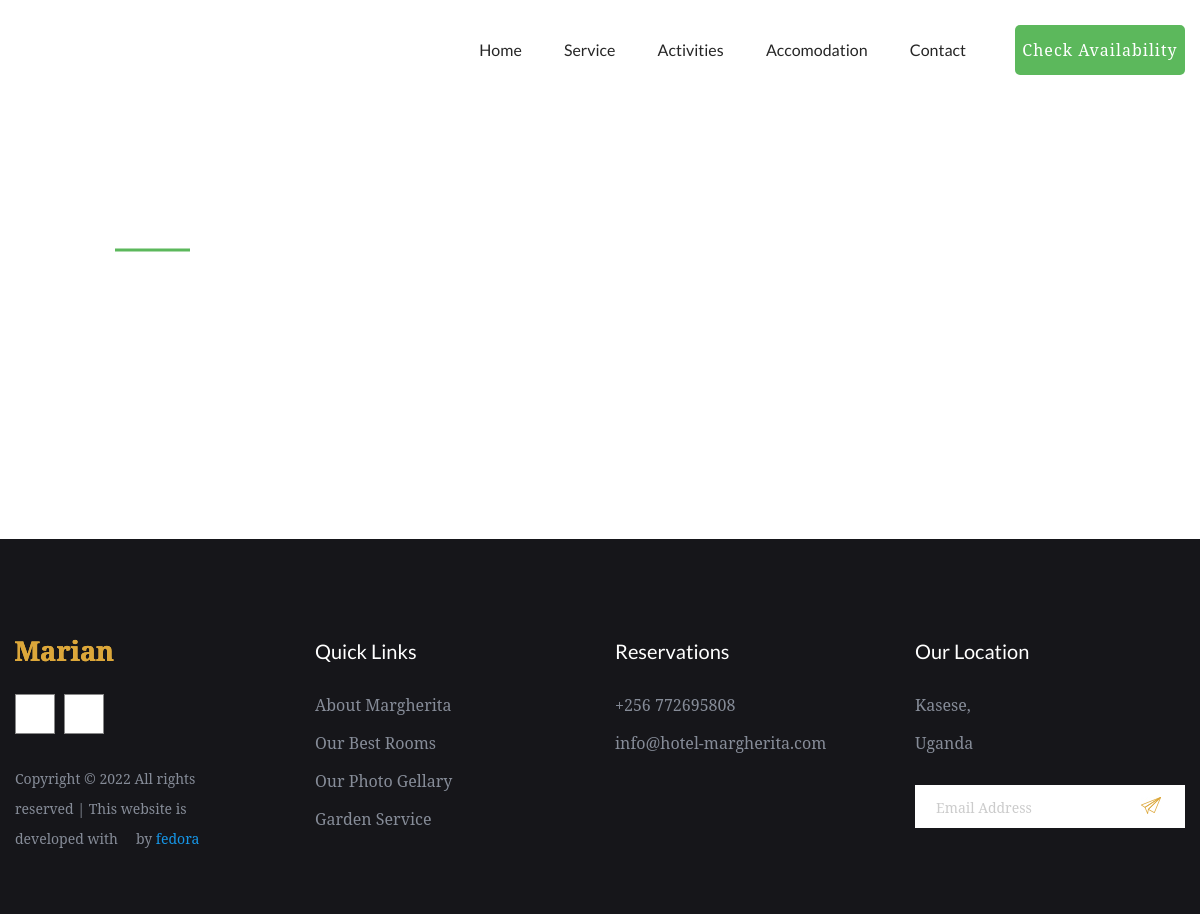
/services/, run on an earlier commit of the app's database.
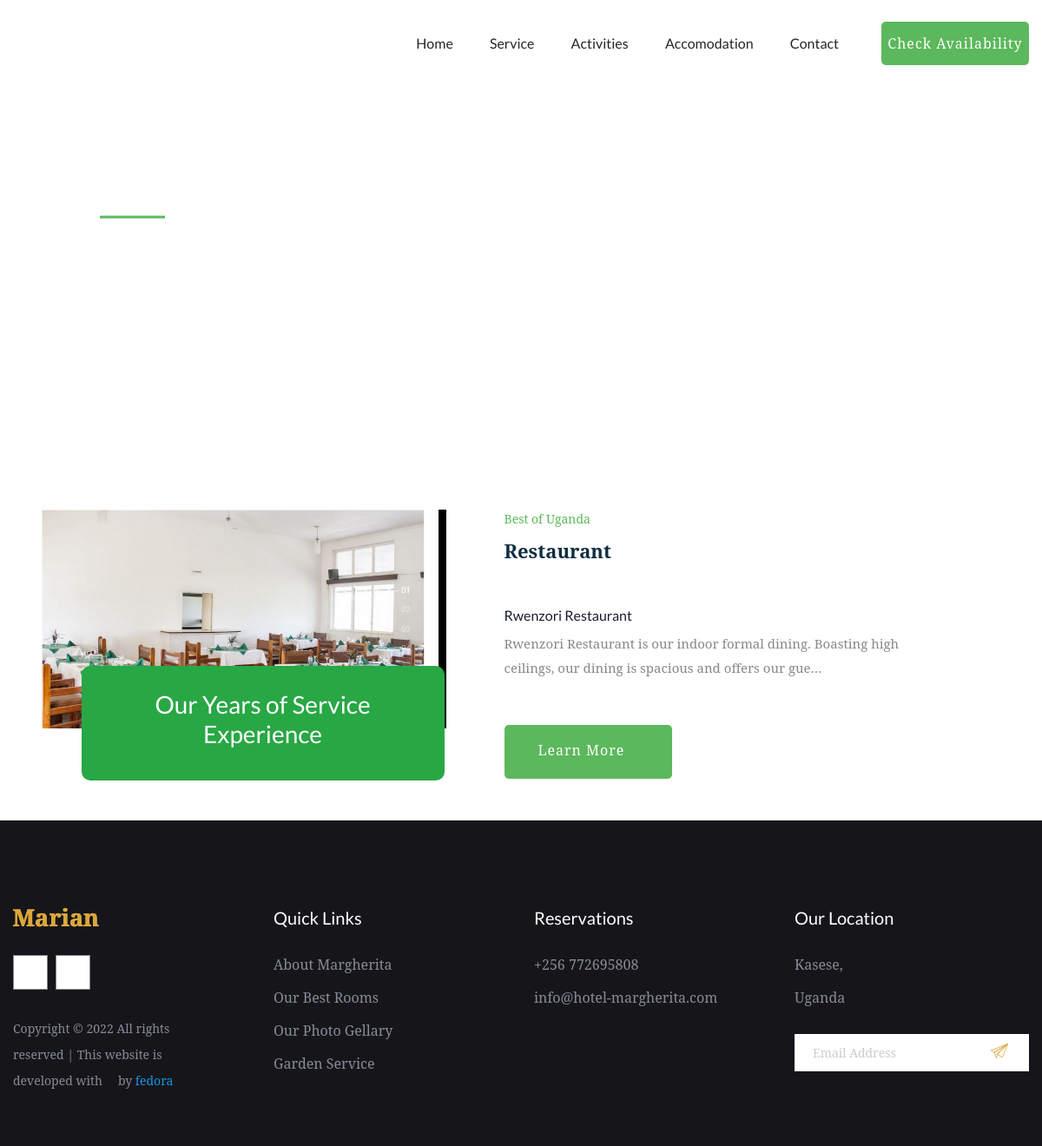
And on a later commit of the database.
### app/models.py (models this page shows, shortened)
class Service(models.Model):
    title = models.CharField(max_length = 50)
    image = models.ImageField(upload_to = "services")
    description = RichTextField(blank = True)

### app/views.py (the view)
# urls.py: path('services/', views.service, name='service'),
def service(request):
    service = Service.objects.all()
    paginator = Paginator(service, 9)
    page = request.GET.get('page')
    service = paginator.get_page(page)
    dic = {
        'service': service,
    }
    return render(request, 'services.html', dic)

### templates/services.html
{% extends 'base.html' %}
{% block content %}
    {% include 'components/service_list.html' %}
{% endblock content %}

### templates/base.html (shortened to what this page needs)
<!doctype html>
{% load static %}
<html class="no-js" lang="zxx">
<head>
    <link rel="stylesheet" href="{% static 'assets/css/bootstrap.min.css' %}">
    <link rel="stylesheet" href="{% static 'assets/css/owl.carousel.min.css' %}">
    <link rel="stylesheet" href="{% static 'assets/css/gijgo.css' %}">
    <link rel="stylesheet" href="{% static 'assets/css/slicknav.css' %}">
    <link rel="stylesheet" href="{% static 'assets/css/animate.min.css' %}">
    <link rel="stylesheet" href="{% static 'assets/css/magnific-popup.css' %}">
    <link rel="stylesheet" href="{% static 'assets/css/fontawesome-all.min.css' %}">
    <link rel="stylesheet" href="{% static 'assets/css/themify-icons.css' %}">
    <link rel="stylesheet" href="{% static 'assets/css/slick.css' %}">
    <link rel="stylesheet" href="{% static 'assets/css/nice-select.css' %}">
    <link rel="stylesheet" href="{% static 'assets/css/style.css' %}">
    <link rel="stylesheet" href="{% static 'assets/css/responsive.css' %}">
</head>
<body>
    {% include 'components/header.html' %}
    <main>
        {% block content %}
        {% endblock content %}
    </main>
    {% include 'components/footer.html' %}
</body>
</html>

### templates/components/preloader.html (shortened to what this page needs)
    {% load static %}

### templates/components/header.html (shortened to what this page needs)
<header>
    {% load static %}
    <div class="header-area header-sticky">
        <div class="main-header ">
            <div class="container">
                <div class="row align-items-center">
                    <div class="col-xl-2 col-lg-2">
                        <div class="logo">
                            <a href="/"><img style="width: 100px;" src="{% static 'assets/img/logo/logo.png' %}" alt=""></a>
                        </div>
                    </div>
                    <div class="col-xl-8 col-lg-8">
                        <div class="main-menu f-right d-none d-lg-block">
                            <nav>
                                <ul id="navigation">
                                    <li><a href="/">Home</a></li>
                                    <li><a href="/services/">Service</a></li>
                                    <li><a href="/blog/">Activities</a></li>
                                    <li><a href="/rooms/">Accomodation</a></li>
                                    <li><a href="/contact/">Contact</a></li>
                                </ul>
                            </nav>
                        </div>
                    </div>
                    <div class="col-xl-2 col-lg-2">
                        <div class="header-btn">
                            <a href="/booking/" class="btn btn1 d-none d-lg-block ">Check Availability</a>
                        </div>
                    </div>
                    <div class="col-12">
                    </div>
                </div>
            </div>
        </div>
    </div>
</header>

### templates/components/service_list.html (shortened to what this page needs)
{% load static %}
<div class="slider-area">
    <div class="single-slider hero-overly slider-height2 d-flex align-items-center"
        data-background="{% static 'assets/img/hero/aboutpage_hero.jpg' %}">
        <div class="container">
            <div class="row ">
                <div class="col-md-11 offset-xl-1 offset-lg-1 offset-md-1">
                    <div class="hero-caption">
                        <span>Services</span>
                        <h2>Our Services</h2>
                    </div>
                </div>
            </div>
        </div>
    </div>
</div>
<div class="mt-5">
    {% for rs in service %}
    <section class="make-customer-area fix p-5">
        <div class="container-fluid p-0">
            <div class="row">
                <div class="col-xl-5 col-lg-6">
                    <div class="customer-img mb-40">
                        <img src="{{rs.image.url}}" class="customar-img1" alt="">
                        <div class="service-experience heartbeat bg-success">
                            <h3>Our Years of Service<br>Experience</h3>
                        </div>
                    </div>
                </div>
                <div class=" col-xl-6 col-lg-6">
                    <div class="customer-caption">
                        <span>Best of Uganda</span>
                        <h2>{{rs.title}}</h2>
                        <div class="caption-details">
                            <p>{{rs.description |truncatechars_html:150|safe }}</p>
                            <a href="#" class="btn more-btn1">Learn More <i class="ti-angle-right"></i> </a>
                        </div>
                    </div>
                </div>
            </div>
        </div>
    </section>
    {% endfor %}
</div>

### templates/components/footer.html (shortened to what this page needs)
<footer>
    <div class="footer-area black-bg footer-padding">
        <div class="container">
            <div class="row d-flex justify-content-between">
                <div class="col-xl-3 col-lg-3 col-md-4 col-sm-6">
                    <div class="single-footer-caption mb-30">
                        <div class="footer-logo">
                            <a href="index.html"><img src="assets/img/logo/logo2_footer.png" alt=""></a>
                        </div>
                        <div class="footer-social footer-social2">
                            <a href="#"><i class="fab fa-facebook-f"></i></a>
                            <a href="#"><i class="fab fa-twitter"></i></a>
                        </div>
                        <div class="footer-pera">
                            <p>
                                Copyright &copy;
                                <script>document.write(new Date().getFullYear());</script> All rights reserved | This
                                website is developed with <i class="ti-heart" aria-hidden="true"></i> by <a
                                    href="https://www.linkedin.com/in/timothy-atwanzire-795ba1223/" target="_blank">fedora</a>
                            </p>
                        </div>
                    </div>
                </div>
                <div class="col-xl-3 col-lg-3 col-md-3 col-sm-5">
                    <div class="single-footer-caption mb-30">
                        <div class="footer-tittle">
                            <h4>Quick Links</h4>
                            <ul>
                                <li><a href="#">About Margherita</a></li>
                                <li><a href="#">Our Best Rooms</a></li>
                                <li><a href="#">Our Photo Gellary</a></li>
                                <li><a href="#">Garden Service</a></li>
                            </ul>
                        </div>
                    </div>
                </div>
                <div class="col-xl-3 col-lg-3 col-md-3 col-sm-3">
                    <div class="single-footer-caption mb-30">
                        <div class="footer-tittle">
                            <h4>Reservations</h4>
                            <ul>
                                <li><a href="tel:+256772695808">+256 772695808</a></li>
                                <li><a href="mailto:info@hotel-margherita.com">info@hotel-margherita.com</a></li>
                            </ul>
                        </div>
                    </div>
                </div>
                <div class="col-xl-3 col-lg-3 col-md-4  col-sm-5">
                    <div class="single-footer-caption mb-30">
                        <div class="footer-tittle">
                            <h4>Our Location</h4>
                            <ul>
                                <li><a href="#">Kasese,</a></li>
                                <li><a href="#">Uganda</a></li>
                            </ul>
                            <div class="footer-form">
                                <div id="mc_embed_signup">
                                    <form target="_blank"
                                        action="https://spondonit.us12.list-manage.com/subscribe/post?u=1462626880ade1ac87bd9c93a&amp;id=92a4423d01"
                                        method="get" class="subscribe_form relative mail_part">
                                        <input type="email" name="email" id="newsletter-form-email"
                                            placeholder="Email Address" class="placeholder hide-on-focus"
                                            onfocus="this.placeholder = ''"
                                            onblur="this.placeholder = ' Email Address '">
                                        <div class="form-icon">
                                            <button type="submit" name="submit" id="newsletter-submit"
                                                class="email_icon newsletter-submit button-contactForm"><img
                                                    src="assets/img/logo/form-iocn.jpg" alt=""></button>
                                        </div>
                                    </form>
                                </div>
                            </div>
                        </div>
                    </div>
                </div>
            </div>
        </div>
    </div>
</footer>

What changed in the data, as far as the page shows it:
added Service: image (picture), title "Restaurant", description "Rwenzori Restaurant Rwenzori Restaurant is our indoor formal dining. Boasting high ceilings, our dining is spacious and offers our gue…"
